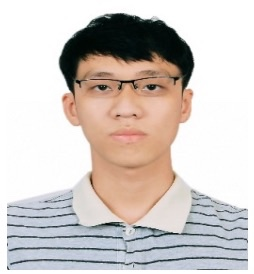
#> input picture haarcascades/images/my_face.jpeg, 254 x 274 px
$ python face_extraction.py
#> lines starting #> are read from the running program, lines starting #| are printed output that depends on the picture; after the words box and inside, x2 and y2 are one past the last pixel; in counts of white or black regions, pixels touching at a corner belong together
import cv2
import os

facial_weights = [("haarcascade_eye.xml", "eye"),
 ("haarcascade_mcs_mouth.xml", "mouth"),
 ("haarcascade_mcs_nose.xml", "nose")]
def detect(image_path, facial_weight):
    # Load the cascade
#> called with image_path = 'images/my_face.jpeg', facial_weight = ('haarcascade_mcs_nose.xml', 'nose')
    face_cascade = cv2.CascadeClassifier(
        os.path.join('weights', facial_weight[0]))
    # Read the input image
    img = cv2.imread(image_path)
#> img is the input picture: shape (274, 254, 3); mean B, G, R 196.7, 200.6, 208.4
    # Convert into grayscale
    gray = cv2.cvtColor(img, cv2.COLOR_BGR2GRAY)
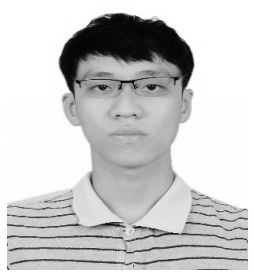
#> gray: shape (274, 254); min 3, max 255, mean 202.5
    # Detect faces
    faces = face_cascade.detectMultiScale(gray, 1.5, 8)
#> faces = [[105, 97, 40, 34]]
    # Draw rectangle around the faces
    for (x, y, w, h) in faces:
        cv2.rectangle(img, (x, y), (x+w, y+h), (255, 0, 0), 2)
#> this loop made 1 pass
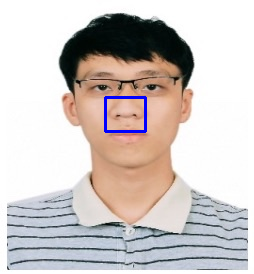
#> img: shape (274, 254, 3); 0.63% of pixels changed, all inside (x1, y1, x2, y2) = (104, 96, 147, 133)
    # Display the output
    cv2.imwrite(f'facial_features/{facial_weight[1]}.jpg', img)
    # cv2.imshow('img', img)
    # cv2.waitKey()

# detectMultiScale params:
# eye: 1.1, 4
# mouth, nose: 1.5, 8
detect('images/my_face.jpeg', facial_weights[2])
